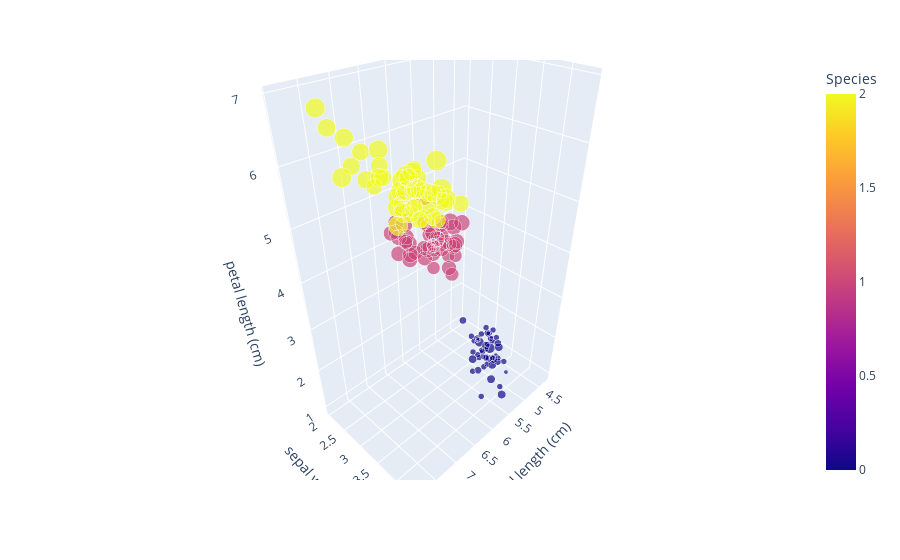

The code cell stored with this chart in its notebook:
### Markdown cell above
<h3>data 3D Plotting using Plotly</h3>

### Code cell
from plotly.express import scatter_3d

scatter_3d(data, x='sepal length (cm)', y='sepal width (cm)', z='petal length (cm)', size="petal width (cm)",
                   color="Species", color_discrete_map={"Joly": "blue", "Bergeron": "violet", "Coderre": "pink"})\
            .show()

### Figure 1 — Plotly figure (JSON) as saved in the notebook; plotly's stock layout.template omitted (floating-point values rounded to 4 significant figures; data arrays with more than 128 entries replaced by an {"elided": "..."} marker saying what was removed)
{"data": [{"hovertemplate": "sepal length (cm)=%{x}<br>sepal width (cm)=%{y}<br>petal length (cm)=%{z}<br>petal width (cm)=%{marker.size}<br>Species=%{marker.color}<extra></extra>", "legendgroup": "", "marker": {"color": {"elided": "150 int values"}, "coloraxis": "coloraxis", "size": {"elided": "150 float values"}, "sizemode": "area", "sizeref": 0.00625, "symbol": "circle"}, "mode": "markers", "name": "", "scene": "scene", "showlegend": false, "type": "scatter3d", "x": {"elided": "150 float values"}, "y": {"elided": "150 float values"}, "z": {"elided": "150 float values"}}], "layout": {"coloraxis": {"colorbar": {"title": {"text": "Species"}}, "colorscale": [[0, "#0d0887"], [0.1111, "#46039f"], [0.2222, "#7201a8"], [0.3333, "#9c179e"], [0.4444, "#bd3786"], [0.5556, "#d8576b"], [0.6667, "#ed7953"], [0.7778, "#fb9f3a"], [0.8889, "#fdca26"], [1, "#f0f921"]]}, "legend": {"itemsizing": "constant", "tracegroupgap": 0}, "margin": {"t": 60}, "scene": {"domain": {"x": [0, 1], "y": [0, 1]}, "xaxis": {"title": {"text": "sepal length (cm)"}}, "yaxis": {"title": {"text": "sepal width (cm)"}}, "zaxis": {"title": {"text": "petal length (cm)"}}}}}
